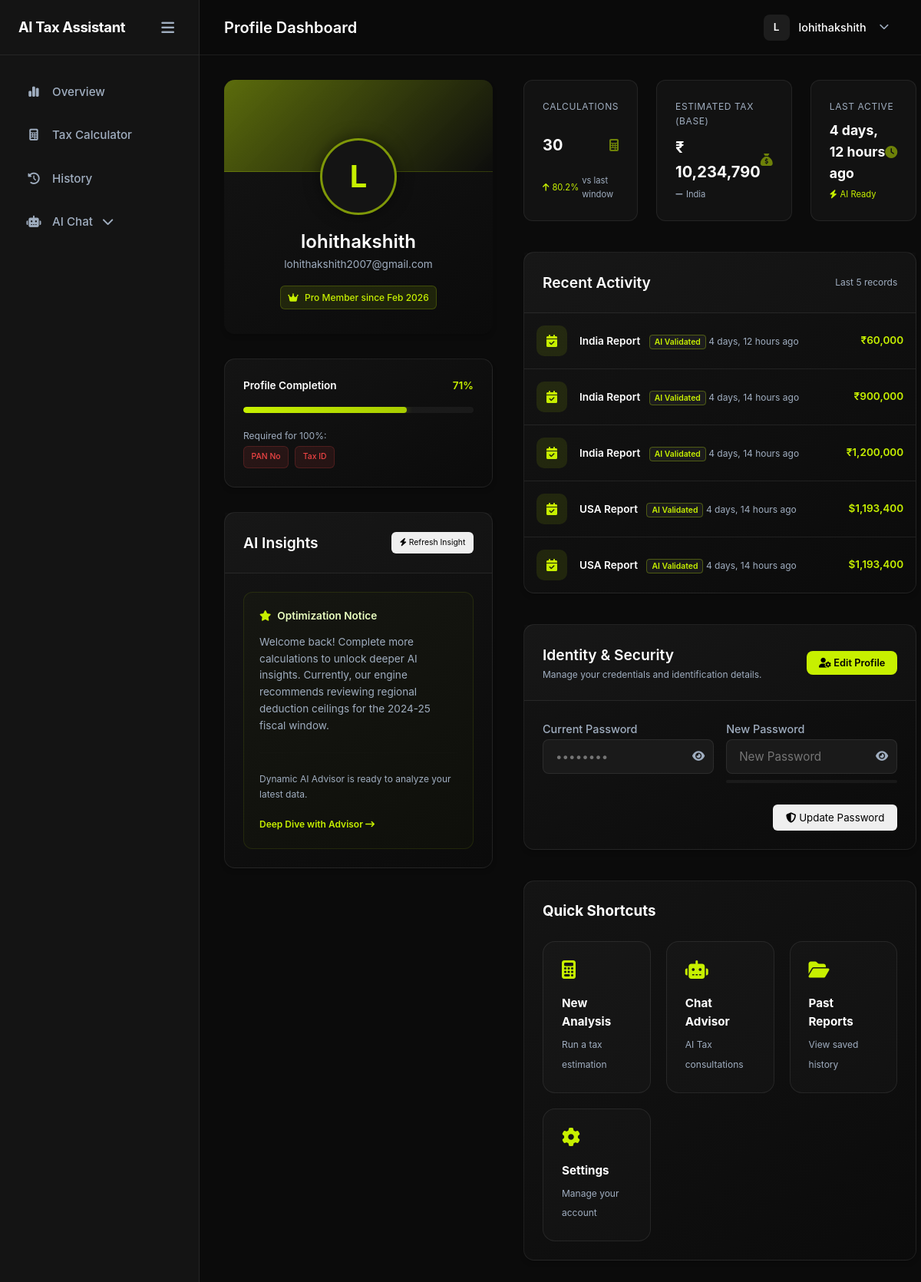
Before: /dashboard/profile/ (signed in) with the older database file.
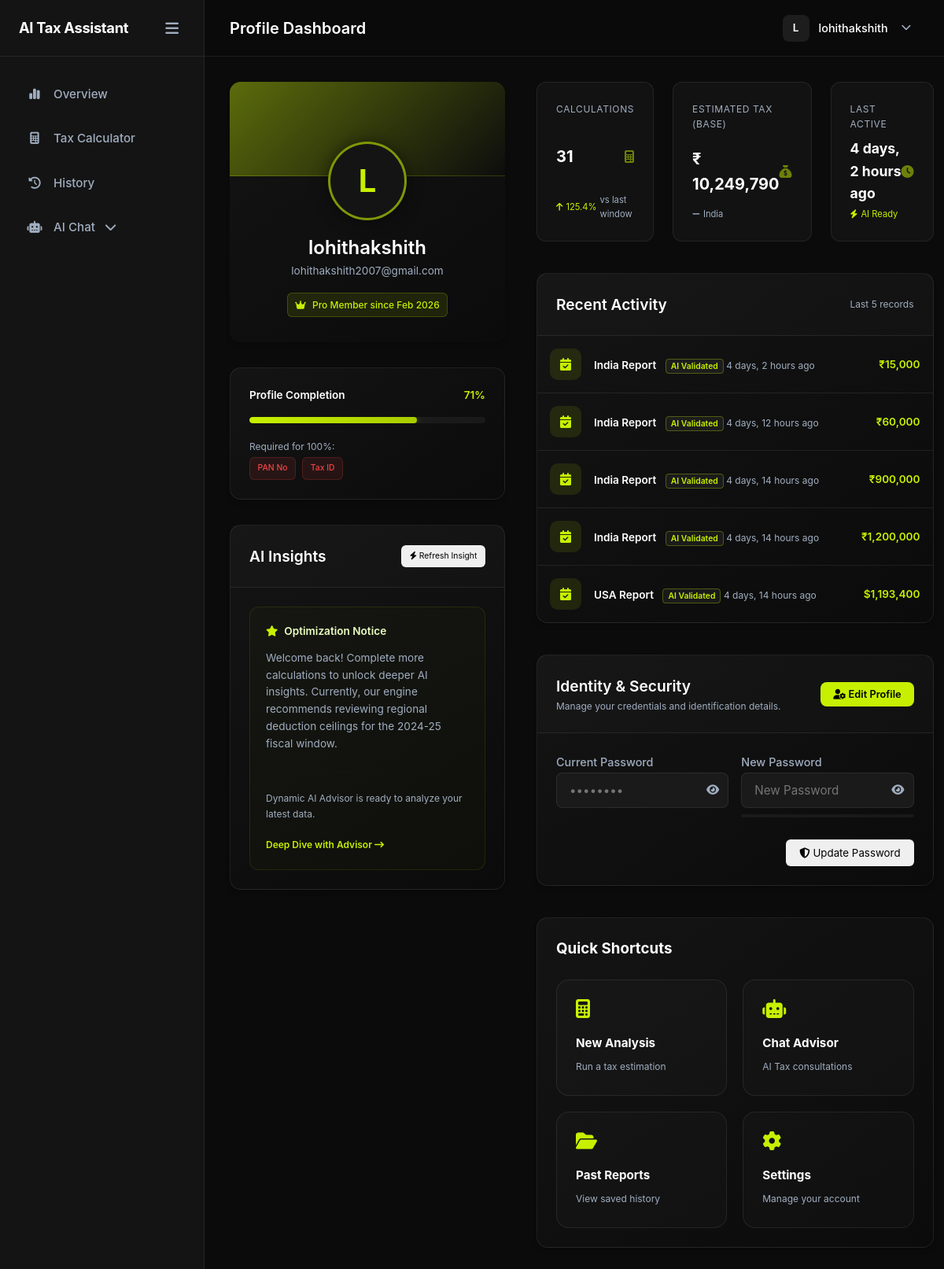
After: the same page with the newer database file.
### tax_engine/models.py (models this page shows, shortened)
class TaxCalculation(models.Model):
    user = models.ForeignKey(User, on_delete=models.CASCADE)
    country = models.CharField(max_length=50)
    income = models.FloatField()
    deductions = models.FloatField()
    taxable_income = models.FloatField()
    estimated_tax = models.FloatField()
    created_at = models.DateTimeField(auto_now_add=True)

### dashboard/views.py (the view, shortened to what this page needs)
# urls.py: path('dashboard/profile/', views.profile_view, name='profile'),
@login_required
def profile_view(request):
    calculations = TaxCalculation.objects.filter(user=request.user).order_by('-created_at')
    profile, created = Profile.objects.get_or_create(user=request.user)
    total_tax = sum(calc.estimated_tax for calc in calculations)
    previous_total = sum(c.estimated_tax for c in calculations[1:6])
    if previous_total > 0:
        trend = round(((total_tax - previous_total) / previous_total) * 100, 1)
    else:
        trend = 12.4 # Professional mock value if new
    missing_fields = []
    if not request.user.first_name: missing_fields.append("First Name")
    if not request.user.last_name: missing_fields.append("Last Name")
    if not request.user.profile.phone_number: missing_fields.append("Phone")
    if not request.user.profile.pan_no: missing_fields.append("PAN No")
    if not request.user.profile.tax_id: missing_fields.append("Tax ID")
    total_possible = 7 # username, email, first, last, phone, pan, taxid
    filled = 2 # user, email
    if request.user.first_name: filled += 1
    if request.user.last_name: filled += 1
    if request.user.profile.phone_number: filled += 1
    if request.user.profile.pan_no: filled += 1
    if request.user.profile.tax_id: filled += 1
    completion = int((filled / total_possible) * 100)
    last_calc = calculations.first()
    if last_calc:
        last_active_display = last_calc.created_at
    else:
        last_active_display = request.user.last_login
    user_agent = request.META.get('HTTP_USER_AGENT', 'Unknown')
    device = "Windows Desktop" if "Windows" in user_agent else "Mobile Device"
    browser = "Chrome" if "Chrome" in user_agent else "Default Browser"
    latest_calc = calculations.first()
    active_country = latest_calc.country if latest_calc else profile.preferred_country
    context = {
        'calculations': calculations,  # Full queryset for template checks
        'total_calculations': calculations.count(),
        'total_tax': round(total_tax, 2),
        'last_active': last_active_display,
        'recent_activity': calculations[:5],
        'completion_percentage': completion,
        'missing_fields': missing_fields,
        'tax_trend': trend,
        'device_info': device,
        'browser_info': browser,
        'session_ip': request.META.get('REMOTE_ADDR', '127.0.0.1'),
        'preferred_country': profile.preferred_country,
        'active_country': active_country,
    }
    return render(request, 'dashboard/profile.html', context)

### dashboard/templatetags/tax_tags.py (called while the page is built)
@register.filter
def currency_symbol(country_name):
    if not country_name:
        return "₹"  # Default to INR as per user preference
    country = str(country_name).lower().strip()
    mapping = {
        'india': '₹',
        'in': '₹',
        'inr': '₹',
        'us': '$',
        'usa': '$',
        'usd': '$',
        'united states': '$',
        'uk': '£',
        'gbp': '£',
        'united kingdom': '£',
        'gb': '£',
        'canada': 'C$',
        'cad': 'C$',
        'ca': 'C$',
        'australia': 'A$',
        'aud': 'A$',
        'au': 'A$',
        'europe': '€',
        'eu': '€',
        'euro': '€',
        'eur': '€',
    }
    return mapping.get(country, '₹')  # Default fallback to INR

### templates/dashboard/profile.html (shortened to what the changed rows need)
{% extends 'base_app.html' %}
{% load tax_tags humanize %}
{% block page_title %}Profile Dashboard{% endblock %}
{% block content %}
<div class="profile-grid-layout">
    <div class="profile-left-col">
        <div class="card p-4 card-glow-hover">
            {% if missing_fields %}
            <div class="mt-3">
                <div style="display: flex; flex-wrap: wrap; gap: 0.5rem; margin-top: 2px;">
                    {% for field in missing_fields %}
                    <span class="badge"
                        style="background: rgba(239,68,68,0.1); color: #ef4444; font-size: 0.65rem; border: 1px solid rgba(239,68,68,0.2);">{{ field }}</span>
                    {% endfor %}
                </div>
            </div>
            {% else %}
            <p class="text-accent text-xs mt-2"><i class="fa-solid fa-circle-check"></i> Profile fully complete!</p>
            {% endif %}
        </div>
    </div>
    <div class="profile-right-col">
        <div class="profile-stats-grid">
            <div class="mini-stat-card card-glow-hover">
                <span class="mini-stat-label">Calculations</span>
                <div class="flex-between align-center">
                    <span class="mini-stat-value">{{ total_calculations }}</span>
                    <i class="fa-solid fa-calculator text-accent" style="font-size: 1rem; opacity: 0.5;"></i>
                </div>
                <div class="stat-subtext trend-up">
                    <i class="fa-solid fa-arrow-up"></i> {{ tax_trend|floatformat:1 }}% <span class="text-muted">vs last window</span>
                </div>
            </div>
            <div class="mini-stat-card card-glow-hover">
                <span class="mini-stat-label">Estimated Tax (Base)</span>
                <div class="flex-between align-center">
                    <span class="mini-stat-value">
                        {% if calculations.first %}
                            {{ calculations.first.country|currency_symbol }}
                        {% else %}
                            {{ preferred_country|currency_symbol }}
                        {% endif %}
                        {{ total_tax|floatformat:0|intcomma }}
                    </span>
                    <i class="fa-solid fa-sack-dollar text-accent" style="font-size: 1rem; opacity: 0.5;"></i>
                </div>
                <div class="stat-subtext trend-neutral">
                    <i class="fa-solid fa-minus"></i> {{ active_country|country_display }}
                </div>
            </div>
            <div class="mini-stat-card card-glow-hover">
                <div class="flex-between align-center">
                    <span class="mini-stat-value" style="font-size: 1.1rem;">{{ last_active|timesince }} ago</span>
                    <i class="fa-solid fa-clock text-accent" style="font-size: 1rem; opacity: 0.5;"></i>
                </div>
            </div>
        </div>
        <div class="card card-glow-hover">
            <div class="card-body p-0">
                {% if recent_activity %}
                {% for item in recent_activity %}
                <div class="activity-item">
                    <div class="activity-icon"><i class="fa-solid fa-calendar-check"></i></div>
                    <div class="activity-details">
                        <span class="d-block text-sm font-weight-bold">{{ item.country|country_display }} Report
                            <span class="activity-tag ai">AI Validated</span>
                        </span>
                        <span class="text-muted text-xs">{{ item.created_at|timesince }} ago</span>
                    </div>
                    <div class="text-accent font-weight-bold text-sm">
                        {{ item.country|currency_symbol }}{{ item.estimated_tax|floatformat:0|intcomma }}
                    </div>
                </div>
                {% endfor %}
                {% else %}
                <p class="text-center text-muted p-4">No recent activity found.</p>
                {% endif %}
            </div>
        </div>
    </div>
</div>
{% endblock %}

Changed rows visible on the page:
no longer on this page (row unchanged): TaxCalculation: country|country_display "USA", created_at "4 days, 14 hours", country "$", estimated_tax "1,193,400"
added TaxCalculation: first.country "₹", country "India", created_at "4 days, 2 hours", country|country_display "India", country "₹", estimated_tax "15,000"
Other visible differences:
{{ total_calculations }}: "30" → "31"
{{ tax_trend|floatformat:1 }}: "80.2" → "125.4"
{{ total_tax|floatformat:0|intcomma }}: "10,234,790" → "10,249,790"
{{ last_active|timesince }}: "4 days, 12 hours" → "4 days, 2 hours"
